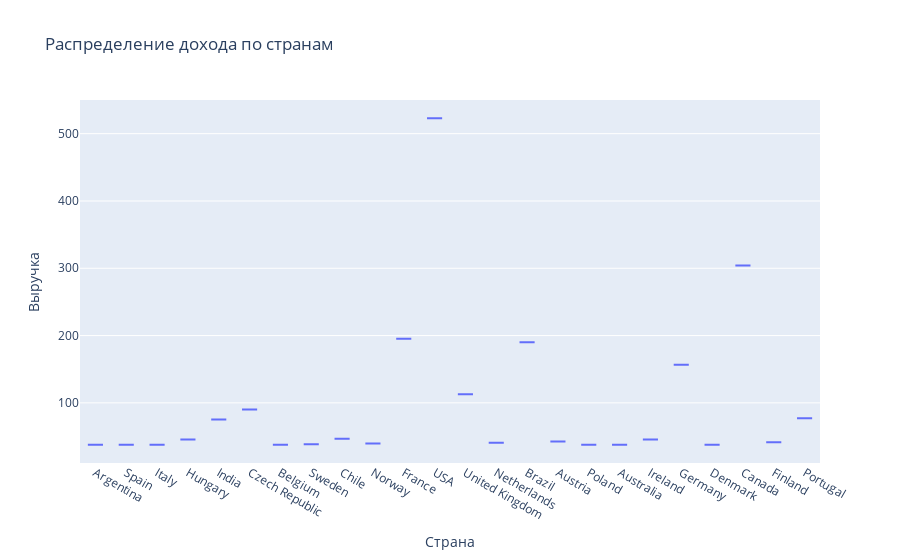

The notebook cell this image was saved under:
### Code cell
df_invoice = pd.read_sql(query, conn)

fig3 = px.box(df_invoice, x='country', y='revenue', title='Распределение дохода по странам',
              labels = {'country' : 'Страна', 'revenue' : 'Выручка'})
fig3.show()

### Figure 1 — Plotly figure (JSON) as saved in the notebook; plotly's stock layout.template omitted (floating-point values rounded to 4 significant figures)
{"data": [{"alignmentgroup": "True", "hovertemplate": "Страна=%{x}<br>Выручка=%{y}<extra></extra>", "legendgroup": "", "marker": {"color": "#636efa"}, "name": "", "notched": false, "offsetgroup": "", "orientation": "v", "showlegend": false, "type": "box", "x": ["Argentina", "Spain", "Italy", "Hungary", "India", "Czech Republic", "Belgium", "Sweden", "Chile", "Norway", "France", "USA", "United Kingdom", "Netherlands", "Brazil", "Austria", "Poland", "Australia", "Ireland", "Germany", "Denmark", "Canada", "Finland", "Portugal"], "x0": " ", "xaxis": "x", "y": [37.62, 37.62, 37.62, 45.62, 75.26, 90.24, 37.62, 38.62, 46.62, 39.62, 195.1, 523.1, 112.9, 40.62, 190.1, 42.62, 37.62, 37.62, 45.62, 156.5, 37.62, 304.0, 41.62, 77.24], "y0": " ", "yaxis": "y"}], "layout": {"boxmode": "group", "legend": {"tracegroupgap": 0}, "title": {"text": "Распределение дохода по странам"}, "xaxis": {"anchor": "y", "domain": [0, 1], "title": {"text": "Страна"}}, "yaxis": {"anchor": "x", "domain": [0, 1], "title": {"text": "Выручка"}}}}
